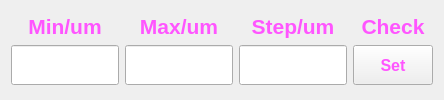
              <widget class="QWidget" name="tab_3">
               <attribute name="title">
                <string>Z_Set</string>
               </attribute>
               <layout class="QVBoxLayout" name="verticalLayout_8">
                <item>
                 <layout class="QGridLayout" name="gridLayout_7">
                  <item row="0" column="0">
                   <layout class="QVBoxLayout" name="verticalLayout_5">
                    <item>
                     <widget class="QLabel" name="label_5">
                      <property name="sizePolicy">
                       <sizepolicy hsizetype="Preferred" vsizetype="Fixed">
                        <horstretch>0</horstretch>
                        <verstretch>0</verstretch>
                       </sizepolicy>
                      </property>
                      <property name="minimumSize">
                       <size>
                        <width>60</width>
                        <height>25</height>
                       </size>
                      </property>
                      <property name="palette">
                       <palette>
                        <active>
                         <colorrole role="WindowText">
                          <brush brushstyle="SolidPattern">
                           <color alpha="255">
                            <red>255</red>
                            <green>85</green>
                            <blue>255</blue>
                           </color>
                          </brush>
                         </colorrole>
                         <colorrole role="Text">
                          <brush brushstyle="SolidPattern">
                           <color alpha="255">
                            <red>255</red>
                            <green>85</green>
                            <blue>255</blue>
                           </color>
                          </brush>
                         </colorrole>
                         <colorrole role="PlaceholderText">
                          <brush brushstyle="NoBrush">
                           <color alpha="128">
                            <red>255</red>
                            <green>85</green>
                            <blue>255</blue>
                           </color>
                          </brush>
                         </colorrole>
                        </active>
                        <inactive>
                         <colorrole role="WindowText">
                          <brush brushstyle="SolidPattern">
                           <color alpha="255">
                            <red>255</red>
                            <green>85</green>
                            <blue>255</blue>
                           </color>
                          </brush>
                         </colorrole>
                         <colorrole role="Text">
                          <brush brushstyle="SolidPattern">
                           <color alpha="255">
                            <red>255</red>
                            <green>85</green>
                            <blue>255</blue>
                           </color>
                          </brush>
                         </colorrole>
                         <colorrole role="PlaceholderText">
                          <brush brushstyle="NoBrush">
                           <color alpha="128">
                            <red>255</red>
                            <green>85</green>
                            <blue>255</blue>
                           </color>
                          </brush>
                         </colorrole>
                        </inactive>
                        <disabled>
                         <colorrole role="WindowText">
                          <brush brushstyle="SolidPattern">
                           <color alpha="255">
                            <red>120</red>
                            <green>120</green>
                            <blue>120</blue>
                           </color>
                          </brush>
                         </colorrole>
                         <colorrole role="Text">
                          <brush brushstyle="SolidPattern">
                           <color alpha="255">
                            <red>120</red>
                            <green>120</green>
                            <blue>120</blue>
                           </color>
                          </brush>
                         </colorrole>
                         <colorrole role="PlaceholderText">
                          <brush brushstyle="NoBrush">
                           <color alpha="128">
                            <red>255</red>
                            <green>85</green>
                            <blue>255</blue>
                           </color>
                          </brush>
                         </colorrole>
                        </disabled>
                       </palette>
                      </property>
                      <property name="font">
                       <font>
                        <family>Arial</family>
                        <pointsize>16</pointsize>
                        <weight>75</weight>
                        <bold>true</bold>
                       </font>
                      </property>
                      <property name="text">
                       <string>Min/um</string>
                      </property>
                      <property name="alignment">
                       <set>Qt::AlignCenter</set>
                      </property>
                     </widget>
                    </item>
                    <item>
                     <widget class="QLineEdit" name="Z_min_set">
                      <property name="minimumSize">
                       <size>
                        <width>100</width>
                        <height>40</height>
                       </size>
                      </property>
                      <property name="toolTip">
                       <string>Minimal axis postion</string>
                      </property>
                      <property name="inputMethodHints">
                       <set>Qt::ImhNoAutoUppercase|Qt::ImhPreferNumbers</set>
                      </property>
                      <property name="alignment">
                       <set>Qt::AlignCenter</set>
                      </property>
                     </widget>
                    </item>
                   </layout>
                  </item>
                  <item row="0" column="1">
                   <layout class="QVBoxLayout" name="verticalLayout_6">
                    <item>
                     <widget class="QLabel" name="label_6">
                      <property name="sizePolicy">
                       <sizepolicy hsizetype="Preferred" vsizetype="Fixed">
                        <horstretch>0</horstretch>
                        <verstretch>0</verstretch>
                       </sizepolicy>
                      </property>
                      <property name="minimumSize">
                       <size>
                        <width>60</width>
                        <height>25</height>
                       </size>
                      </property>
                      <property name="palette">
                       <palette>
                        <active>
                         <colorrole role="WindowText">
                          <brush brushstyle="SolidPattern">
                           <color alpha="255">
                            <red>255</red>
                            <green>85</green>
                            <blue>255</blue>
                           </color>
                          </brush>
                         </colorrole>
                         <colorrole role="Text">
                          <brush brushstyle="SolidPattern">
                           <color alpha="255">
                            <red>255</red>
                            <green>85</green>
                            <blue>255</blue>
                           </color>
                          </brush>
                         </colorrole>
                         <colorrole role="PlaceholderText">
                          <brush brushstyle="NoBrush">
                           <color alpha="128">
                            <red>255</red>
                            <green>85</green>
                            <blue>255</blue>
                           </color>
                          </brush>
                         </colorrole>
                        </active>
                        <inactive>
                         <colorrole role="WindowText">
                          <brush brushstyle="SolidPattern">
                           <color alpha="255">
                            <red>255</red>
                            <green>85</green>
                            <blue>255</blue>
                           </color>
                          </brush>
                         </colorrole>
                         <colorrole role="Text">
                          <brush brushstyle="SolidPattern">
                           <color alpha="255">
                            <red>255</red>
                            <green>85</green>
                            <blue>255</blue>
                           </color>
                          </brush>
                         </colorrole>
                         <colorrole role="PlaceholderText">
                          <brush brushstyle="NoBrush">
                           <color alpha="128">
                            <red>255</red>
                            <green>85</green>
                            <blue>255</blue>
                           </color>
                          </brush>
                         </colorrole>
                        </inactive>
                        <disabled>
                         <colorrole role="WindowText">
                          <brush brushstyle="SolidPattern">
                           <color alpha="255">
                            <red>120</red>
                            <green>120</green>
                            <blue>120</blue>
                           </color>
                          </brush>
                         </colorrole>
                         <colorrole role="Text">
                          <brush brushstyle="SolidPattern">
                           <color alpha="255">
                            <red>120</red>
                            <green>120</green>
                            <blue>120</blue>
                           </color>
                          </brush>
                         </colorrole>
                         <colorrole role="PlaceholderText">
                          <brush brushstyle="NoBrush">
                           <color alpha="128">
                            <red>255</red>
                            <green>85</green>
                            <blue>255</blue>
                           </color>
                          </brush>
                         </colorrole>
                        </disabled>
                       </palette>
                      </property>
                      <property name="font">
                       <font>
                        <family>Arial</family>
                        <pointsize>16</pointsize>
                        <weight>75</weight>
                        <bold>true</bold>
                       </font>
                      </property>
                      <property name="text">
                       <string>Max/um</string>
                      </property>
                      <property name="alignment">
                       <set>Qt::AlignCenter</set>
                      </property>
                     </widget>
                    </item>
                    <item>
                     <widget class="QLineEdit" name="Z_max_set">
                      <property name="minimumSize">
                       <size>
                        <width>100</width>
                        <height>40</height>
                       </size>
                      </property>
                      <property name="toolTip">
                       <string>Maximal axis position</string>
                      </property>
                      <property name="inputMethodHints">
                       <set>Qt::ImhNoAutoUppercase|Qt::ImhPreferNumbers</set>
                      </property>
                      <property name="alignment">
                       <set>Qt::AlignCenter</set>
                      </property>
                     </widget>
                    </item>
                   </layout>
                  </item>
                  <item row="0" column="2">
                   <layout class="QVBoxLayout" name="verticalLayout_7">
                    <item>
                     <widget class="QLabel" name="label_7">
                      <property name="sizePolicy">
                       <sizepolicy hsizetype="Preferred" vsizetype="Fixed">
                        <horstretch>0</horstretch>
                        <verstretch>0</verstretch>
                       </sizepolicy>
                      </property>
                      <property name="minimumSize">
                       <size>
                        <width>60</width>
                        <height>25</height>
                       </size>
                      </property>
                      <property name="palette">
                       <palette>
                        <active>
                         <colorrole role="WindowText">
                          <brush brushstyle="SolidPattern">
                           <color alpha="255">
                            <red>255</red>
                            <green>85</green>
                            <blue>255</blue>
                           </color>
                          </brush>
                         </colorrole>
                         <colorrole role="Text">
                          <brush brushstyle="SolidPattern">
                           <color alpha="255">
                            <red>255</red>
                            <green>85</green>
                            <blue>255</blue>
                           </color>
                          </brush>
                         </colorrole>
                         <colorrole role="PlaceholderText">
                          <brush brushstyle="NoBrush">
                           <color alpha="128">
                            <red>255</red>
                            <green>85</green>
                            <blue>255</blue>
                           </color>
                          </brush>
                         </colorrole>
                        </active>
                        <inactive>
                         <colorrole role="WindowText">
                          <brush brushstyle="SolidPattern">
                           <color alpha="255">
                            <red>255</red>
                            <green>85</green>
                            <blue>255</blue>
                           </color>
                          </brush>
                         </colorrole>
                         <colorrole role="Text">
                          <brush brushstyle="SolidPattern">
                           <color alpha="255">
                            <red>255</red>
                            <green>85</green>
                            <blue>255</blue>
                           </color>
                          </brush>
                         </colorrole>
                         <colorrole role="PlaceholderText">
                          <brush brushstyle="NoBrush">
                           <color alpha="128">
                            <red>255</red>
                            <green>85</green>
                            <blue>255</blue>
                           </color>
                          </brush>
                         </colorrole>
                        </inactive>
                        <disabled>
                         <colorrole role="WindowText">
                          <brush brushstyle="SolidPattern">
                           <color alpha="255">
                            <red>120</red>
                            <green>120</green>
                            <blue>120</blue>
                           </color>
                          </brush>
                         </colorrole>
                         <colorrole role="Text">
                          <brush brushstyle="SolidPattern">
                           <color alpha="255">
                            <red>120</red>
                            <green>120</green>
                            <blue>120</blue>
                           </color>
                          </brush>
                         </colorrole>
                         <colorrole role="PlaceholderText">
                          <brush brushstyle="NoBrush">
                           <color alpha="128">
                            <red>255</red>
                            <green>85</green>
                            <blue>255</blue>
                           </color>
                          </brush>
                         </colorrole>
                        </disabled>
                       </palette>
                      </property>
                      <property name="font">
                       <font>
                        <family>Arial</family>
                        <pointsize>16</pointsize>
                        <weight>75</weight>
                        <bold>true</bold>
                       </font>
                      </property>
                      <property name="text">
                       <string>Step/um</string>
                      </property>
                      <property name="alignment">
                       <set>Qt::AlignCenter</set>
                      </property>
                     </widget>
                    </item>
                    <item>
                     <widget class="QLineEdit" name="Z_step_set">
                      <property name="minimumSize">
                       <size>
                        <width>100</width>
                        <height>40</height>
                       </size>
                      </property>
                      <property name="toolTip">
                       <string>Step &gt;0.5um</string>
                      </property>
                      <property name="inputMethodHints">
                       <set>Qt::ImhNoAutoUppercase|Qt::ImhPreferNumbers</set>
                      </property>
                      <property name="alignment">
                       <set>Qt::AlignCenter</set>
                      </property>
                     </widget>
                    </item>
                   </layout>
                  </item>
                  <item row="0" column="3">
                   <layout class="QVBoxLayout" name="verticalLayout_10">
                    <item>
                     <widget class="QLabel" name="label_9">
                      <property name="sizePolicy">
                       <sizepolicy hsizetype="Preferred" vsizetype="Fixed">
                        <horstretch>0</horstretch>
                        <verstretch>0</verstretch>
                       </sizepolicy>
                      </property>
                      <property name="minimumSize">
                       <size>
                        <width>60</width>
                        <height>25</height>
                       </size>
                      </property>
                      <property name="palette">
                       <palette>
                        <active>
                         <colorrole role="WindowText">
                          <brush brushstyle="SolidPattern">
                           <color alpha="255">
                            <red>255</red>
                            <green>85</green>
                            <blue>255</blue>
                           </color>
                          </brush>
                         </colorrole>
                        </active>
                        <inactive>
                         <colorrole role="WindowText">
                          <brush brushstyle="SolidPattern">
                           <color alpha="255">
                            <red>255</red>
                            <green>85</green>
                            <blue>255</blue>
                           </color>
                          </brush>
                         </colorrole>
                        </inactive>
                        <disabled>
                         <colorrole role="WindowText">
                          <brush brushstyle="SolidPattern">
                           <color alpha="255">
                            <red>120</red>
                            <green>120</green>
                            <blue>120</blue>
                           </color>
                          </brush>
                         </colorrole>
                        </disabled>
                       </palette>
                      </property>
                      <property name="font">
                       <font>
                        <family>Arial</family>
                        <pointsize>16</pointsize>
                        <weight>75</weight>
                        <bold>true</bold>
                       </font>
                      </property>
                      <property name="text">
                       <string>Check</string>
                      </property>
                      <property name="alignment">
                       <set>Qt::AlignCenter</set>
                      </property>
                     </widget>
                    </item>
                    <item>
                     <widget class="QPushButton" name="Set_Z_range">
                      <property name="sizePolicy">
                       <sizepolicy hsizetype="MinimumExpanding" vsizetype="Fixed">
                        <horstretch>0</horstretch>
                        <verstretch>0</verstretch>
                       </sizepolicy>
                      </property>
                      <property name="minimumSize">
                       <size>
                        <width>75</width>
                        <height>40</height>
                       </size>
                      </property>
                      <property name="palette">
                       <palette>
                        <active>
                         <colorrole role="ButtonText">
                          <brush brushstyle="SolidPattern">
                           <color alpha="255">
                            <red>255</red>
                            <green>85</green>
                            <blue>255</blue>
                           </color>
                          </brush>
                         </colorrole>
                        </active>
                        <inactive>
                         <colorrole role="ButtonText">
                          <brush brushstyle="SolidPattern">
                           <color alpha="255">
                            <red>255</red>
                            <green>85</green>
                            <blue>255</blue>
                           </color>
                          </brush>
                         </colorrole>
                        </inactive>
                        <disabled>
                         <colorrole role="ButtonText">
                          <brush brushstyle="SolidPattern">
                           <color alpha="255">
                            <red>120</red>
                            <green>120</green>
                            <blue>120</blue>
                           </color>
                          </brush>
                         </colorrole>
                        </disabled>
                       </palette>
                      </property>
                      <property name="font">
                       <font>
                        <family>Arial</family>
                        <pointsize>12</pointsize>
                        <weight>75</weight>
                        <bold>true</bold>
                       </font>
                      </property>
                      <property name="text">
                       <string>Set</string>
                      </property>
                     </widget>
                    </item>
                   </layout>
                  </item>
                 </layout>
                </item>
               </layout>
              </widget>
